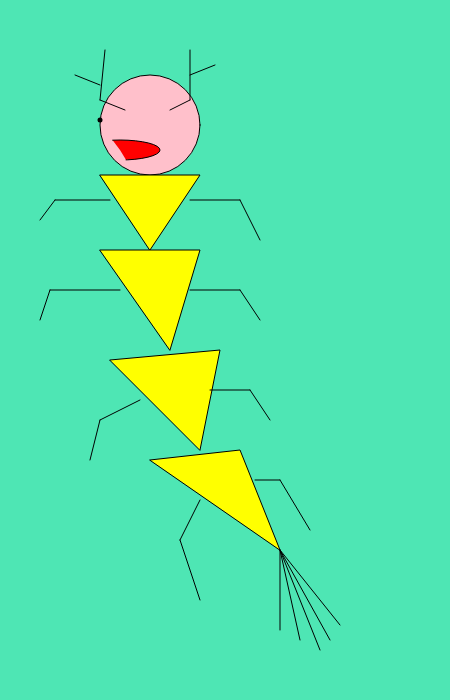
Frame 1 (no input)
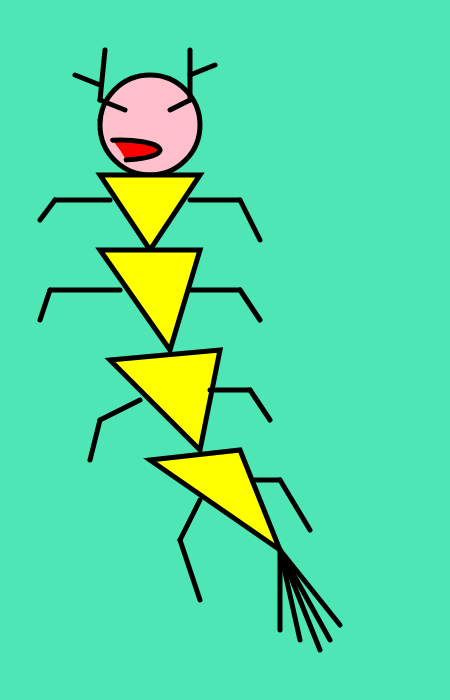
Frame 60 (no input)
Frame 120 (the mouse pressed at the canvas centre since frame 60): identical to frame 60, image omitted

The p5.js sketch that drew these frames (run headless with seeded random() and noise() and a simulated clock; from frame 60 on, the mouse is pressed at the canvas centre):

// p5.js sketch
// ── sketch.js
function setup(){
  //create canvas size 600px wide and 400px high
  createCanvas( 450, 700 );
}
//eyes
function draw() {
  background( 'rgb(78, 230, 180)' );
//head shape
  fill('pink');
  ellipse( 150, 125, 100, 100 );

//body
  fill('yellow');
  triangle( 100, 175, 200, 175, 150, 250 );


//second abdomen
fill('yellow');
triangle( 100, 250, 200, 250, 170, 350 );

//third abdomen
fill('yellow');
triangle( 110, 360, 220, 350, 200, 450 );

//fourth abdomen
fill('yellow');
triangle( 150, 460, 240, 450, 280, 550 );
//first torso legs
line( 40, 220, 55, 200 );
line( 55, 200, 110, 200 );
line( 190, 200, 240, 200 );
line( 240, 200, 260, 240 );

//horns
line( 105, 50, 100, 100 );
line( 100, 100, 125, 110 );
line( 190, 50, 190, 100 );
line( 190, 100, 170, 110 );
line( 75, 75, 100, 85 );
line( 190, 75, 215, 65 );

//second torso legs
line( 40, 320, 50, 290 );
line( 50, 290, 120, 290 );
line( 190, 290, 240, 290 );
line( 240, 290, 260, 320 );
//third torso legs
line( 90, 460, 100, 420 );
line( 100, 420, 140, 400 );
line( 210, 390, 250, 390 );
line( 250, 390, 270, 420 );
//fourth torso legs
line( 200, 600, 180, 540 );
line( 180, 540, 200, 500 );
line( 255, 480, 280, 480 );
line( 280, 480, 310, 530 );
//tail
line( 280, 550, 320, 650 );
line( 280, 550, 300, 640 );
line( 280, 550, 280, 630 );
line( 280, 550, 330, 640 );
line( 280, 550, 340, 625 );
//mouth
fill('red');
arc( 120, 150, 80, 20, 180, 45 );
fill('black');
strokeWeight(5);
point( 100, 120 );
}
